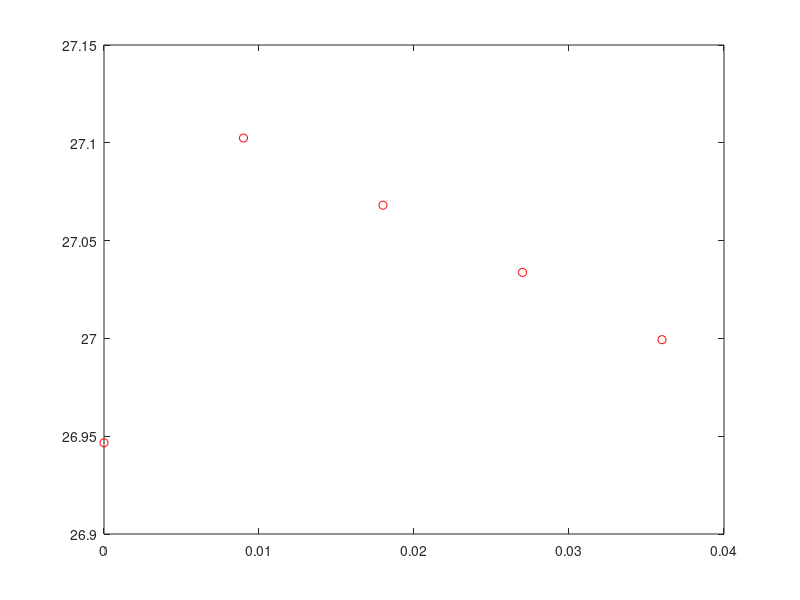

The MATLAB script that drew this image: (Note: this script raises an error after producing the figure.)
% Modeling and Analysis of Physical and Biological Processes
% Student: Guilherme De Moura Araujo

clear all; clc;
%%
T_Harvest = 26.7; % Ambiente Temperature at Harvest, (oC)
T_Storage = 3; % Storage temperature (oC)
rho = 998; % Density of orange (km/m3)
cp = 3900; % Specific heat of orange (J/kg/oC)
%a = 0.036; % Radius of fruit (m)
a0 = 4.71;
a1 = 3.55;
%A = a0 + a1*T; % Heat production due to respiration (J/(s-m3))
k = 0.47; % Thermal Conductivity of the fruit (W/m/oC)
h = 6; % Convective heat transfer coefficient at the fruit surface (W/m2/oC)
w = sqrt(a1/k);
he = h-k/0.036;
beta = (a0+a1*T_Harvest)/k;
u1 = 0.0;%13;
Q = beta*0.036;
G = -w^2;
L = 0.036/4;
a = 1/L+G*L/3;
b = 1/L+G*L/6;
K = [2*a -b 0 0;
    -b 2*a -b 0;
    0 -b 2*a -b;
    0 0 -b a+he/k];
S = [Q*L+u1*b; Q*L; Q*L; Q*L/2];
U = inv(K)*S;
alpha = -(a0 + a1*T_Harvest)/a1;
A = -(alpha*(k+he*0.036))/(he*sin(w*0.036)+k*w*cos(w*0.036));
T(1) = A*w-((a0+a1*T_Harvest)/a1)+T_Harvest;
% T = U/0.036+T_Harvest;
% T2(1) = A*w-((a0+a1*T_Harvest)/a1)+T_Harvest;
% for i=1:4
%     T2(i+1) = T(i);
% end
R(1) = 0;
for i=1:4
    R(i+1) = i*0.036/4;
    T(i+1) = U(i)/R(i+1)+T_Harvest;
end

%%
plot(0:0.036/4:0.036,T,'ro');
hold on;
plot(0:.036/36:0.036,T_H,'b--');
